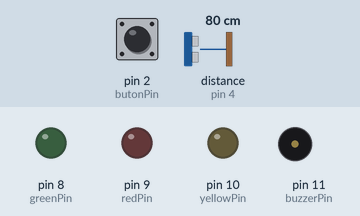
A sketch run on a simulated Arduino Uno, built with avr-gcc and run on an emulated ATmega328P. Shown: output pins drawn as LEDs (lit = HIGH), buzzer (waves = sounding). Inputs (shaded band) come from the test bench; at power-on: pin 2 (butonPin) HIGH, distance to the obstacle (sensor on pin 4) 80 cm. The echo pulse lasts 58.3 µs per cm; pins used as bus, display or sensor lines are not drawn.

Above: at 1.2 s.
1.3 s: pin 2 (butonPin) pulled LOW for 0.15 s
At 2.3 s:
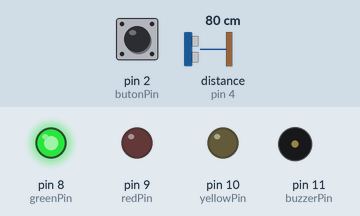
2.9 s: distance to the obstacle (sensor on pin 4) set to 34 cm
4.4 s: distance to the obstacle (sensor on pin 4) set to 30 cm
At 5.3 s:
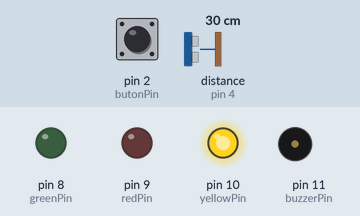
7.4 s: distance to the obstacle (sensor on pin 4) set to 18 cm
10.4 s: distance to the obstacle (sensor on pin 4) set to 14 cm
At 10.8 s:
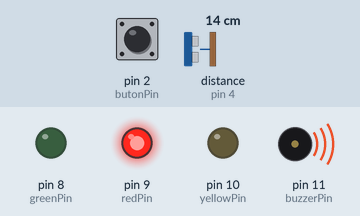
11.9 s: distance to the obstacle (sensor on pin 4) set to 35 cm
At 12.9 s:
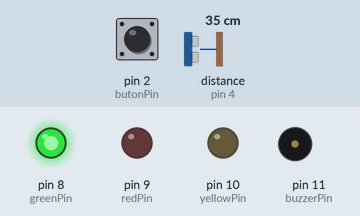
Timing chart, 0 to 14.4 s (numbered marks = the images above; inputs shaded):
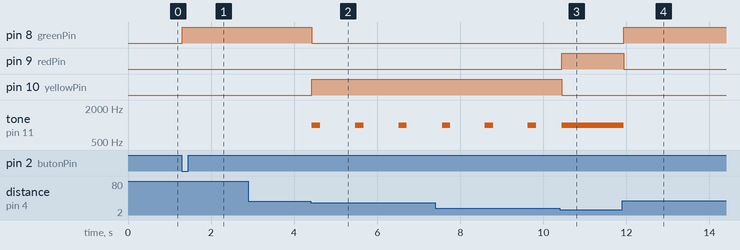

The sketch:

sketch_aug29a_copy_20260829155553.ino
```cpp
const int butonPin = 2;
const int trigPin = 3;
const int echoPin = 4;
const int buzzerPin = 11;
const int redPin = 9;
const int yellowPin = 10;
const int greenPin = 8;

bool sistemAcik = false;
int sonbutonDurumu = HIGH;
unsigned long sonbutonZamani = 0;
unsigned long sonbuzzerZamani = 0;

void setup(){
  pinMode(butonPin, INPUT_PULLUP);
  pinMode(trigPin, OUTPUT);
  pinMode(echoPin, INPUT);

  pinMode(redPin, OUTPUT);
  pinMode(yellowPin, OUTPUT);
  pinMode(greenPin, OUTPUT);
  pinMode(buzzerPin, OUTPUT);

  Serial.begin(96500); //seri port ekranı (mesafeyi ekrandan görmek için)
}

void loop(){
  //açma kapatma kontrolü (1)
  int butonOkuma = digitalRead(butonPin);
  if (butonOkuma == LOW && sonbutonDurumu == HIGH && (millis() - sonbutonZamani > 200)){
    sistemAcik = !sistemAcik; //açık ise kapat, kapalı ise aç
    sonbutonZamani = millis();

    //sistem kapandığında herşeyi sustur ve söndür
    if (sistemAcik) {
      digitalWrite(8, LOW);
      digitalWrite(10, LOW);
      digitalWrite(9, LOW);
      noTone(buzzerPin);
    }
  }
sonbutonDurumu = butonOkuma;

 //sistem açıksa mesafe ölç. ve kontrol (2)
 if (sistemAcik){
  //mesafe sensöründe ölçüm alma mantığı
  digitalWrite(trigPin, LOW);
  delayMicroseconds(2);
  digitalWrite(trigPin, HIGH);
  delayMicroseconds(10);
  digitalWrite(trigPin, LOW);

  long sure = pulseIn(echoPin, HIGH);
  int mesafe = sure * 0.034 / 2; //ses hızından mesafe hesaplama (cm)

  //mesafe bilgileri ve kontrolü
  //KIRMIZI (0-15cm)
  if(mesafe > 0 && mesafe <= 15) {
    digitalWrite(9, HIGH);
    digitalWrite(10, LOW);
    digitalWrite(8, LOW);

    tone(buzzerPin, 1000); //kesintisiz bağırma
  }
  //SARI (15-30cm)
  else if(mesafe > 15 && mesafe <=30) {
    digitalWrite(9, LOW);
    digitalWrite(10, HIGH);
    digitalWrite(8, LOW);

    //3 SANİYEDE 1 BİPLEME
    if (millis() - sonbuzzerZamani >= 1000) {
      tone(buzzerPin, 1000, 200); //1000hz de 200ms ses çıkar
      sonbuzzerZamani = millis();

    }
  }
  //YEŞİL (30+cm)
  else if(mesafe >30) {
    digitalWrite(9, LOW);
    digitalWrite(10, LOW);
    digitalWrite(8, HIGH);

    noTone(buzzerPin); //buzzer susar
  }

  delay(50); //sensör kararlılığı için bekleme
}
}
```

Measured:
- the behaviour switches between 32 and 31 cm on distance to the obstacle (sensor on pin 4) (found by bisection; images 1 and 2)
- the behaviour switches between 17 and 16 cm on distance to the obstacle (sensor on pin 4) (found by bisection; images 2 and 3)
- after the input at 1.3 s, pin 8 (greenPin): LOW → HIGH at once
- after the input at 2.9 s, every drawn part: stays the same
- after the input at 4.4 s, pin 8 (greenPin): HIGH → LOW at once; pin 10 (yellowPin): LOW → HIGH at once; tone on pin 11 (buzzerPin): alternates 1000 Hz for 0.20 s and silent for 0.85 s, starting at once
- after the input at 10.4 s, pin 9 (redPin): LOW → HIGH after 0.05 s; pin 10 (yellowPin): HIGH → LOW after 0.05 s
- after the input at 11.9 s, pin 8 (greenPin): LOW → HIGH at once; pin 9 (redPin): HIGH → LOW at once; tone on pin 11 (buzzerPin): 1000 Hz → silent at once
